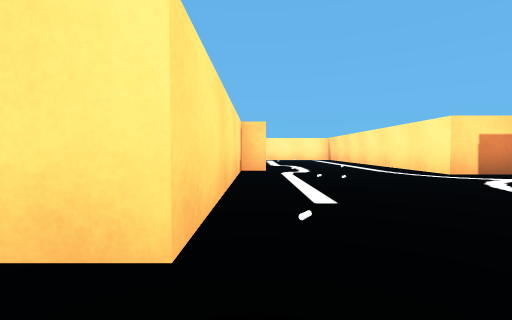
view 1 (above)

12 first-person views from a walk through a world built for the Webots simulator. The camera is 0.04 m above the floor, tilts 2° down and sees 90° across. The floor is counted in squares, 0.1 m on a side. Each view is taken from the middle of a square. On the plan, view 1 faces up. The plan holds only what a view shows up to about 9 squares ahead; the rest is blank. The place goes on beyond the plan. The robots in the file are not drawn. Simple shapes and patterns stand in for the simulator's stock objects.

view 2
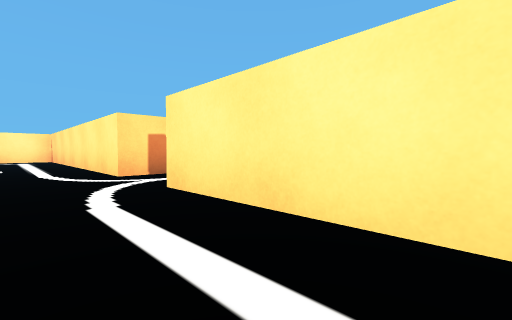

view 3
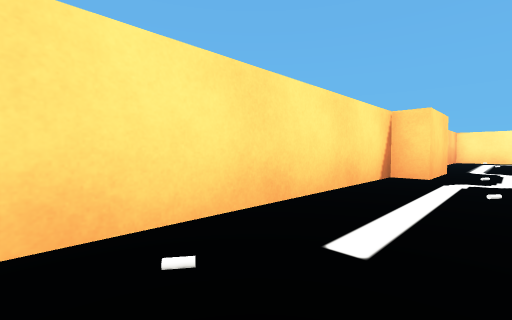

view 4
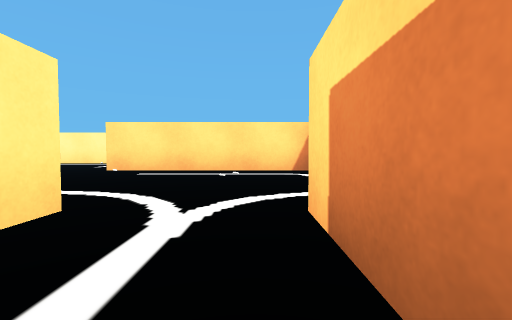

view 5
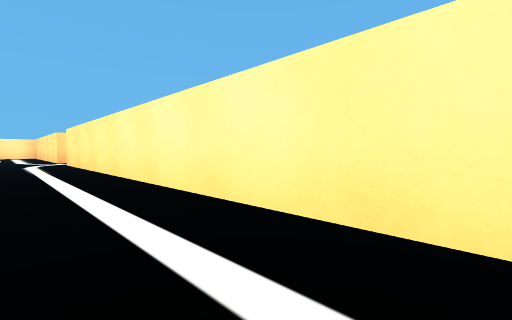

view 6
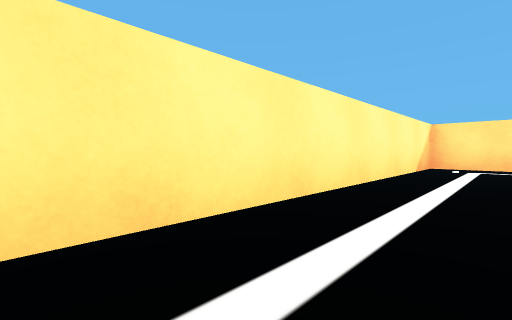

view 7
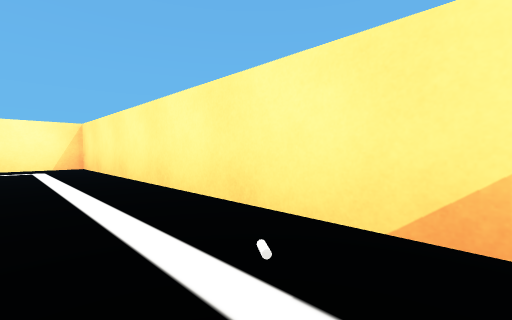

view 8
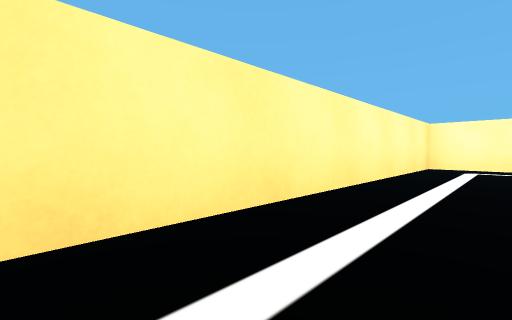

view 9
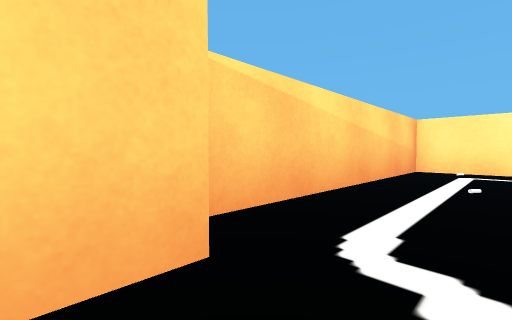

view 10
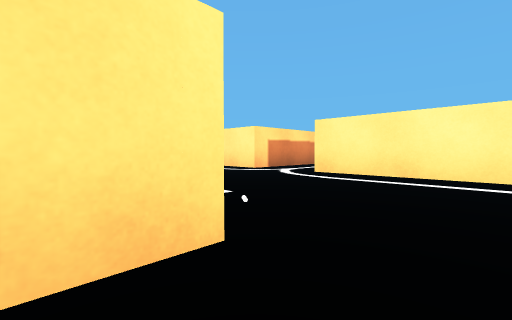

view 11
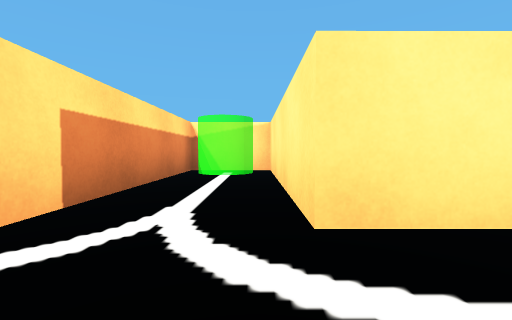

view 12
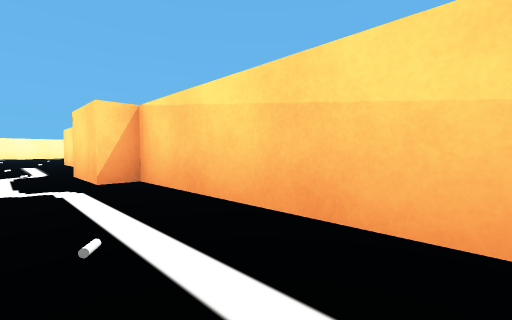

### Floor plan
Points are (right, up) in squares from view 1. A wall is a line through its corners. A room is listed if a view was taken in it or the views show most of it. See-through windows are left out.
Room 1 (views 1, 2, 3, 5, 6, 7, 8, 10)
walls: (-0.3, 2.6) (-0.3, 0.9) (-3.3, 0.9) (-3.3, -6.7) (-2, -6.7); (2, -6.7) (3.3, -6.7) (3.3, 2.7)
ways out: opening at (1.5, 1.5) to room 2
Room 2 (views 4, 9, 11, 12)
walls: (3.3, 2.7) (7.3, 2.7); (6.2, 4.3) (3.3, 4.3) (3.3, 11.7) (-0.3, 11.7) (-0.3, 6.6) (0.2, 6.6) (0.2, 5.2) (-0.3, 5.2) (-0.3, 2.6)
ways out: opening at (1.5, 1.5) to room 1

Positions as (right, up) in squares from view 1, and headings:
1: (0, 0), facing up
2: (2, 0), facing up-right
3: (1, 1), facing up-left
4: (5, 4), facing left
5: (2, -6), facing up-right
6: (-2, -6), facing up-left
7: (-2, 0), facing down-left
8: (2, 0), facing down-right
9: (1, 6), facing up-left
10: (-1, 0), facing up-right
11: (2, 3), facing right
12: (1, 10), facing down-left
